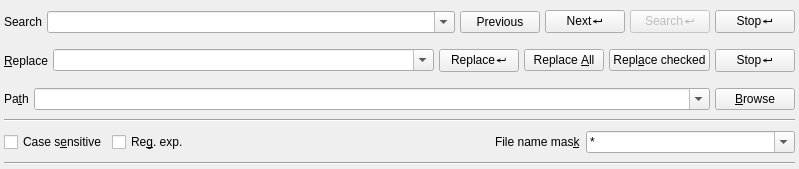
<?xml version="1.0" encoding="UTF-8"?>
<ui version="4.0">
 <class>SearchWidget</class>
 <widget class="QFrame" name="SearchWidget">
  <property name="geometry">
   <rect>
    <x>0</x>
    <y>0</y>
    <width>799</width>
    <height>169</height>
   </rect>
  </property>
  <property name="sizePolicy">
   <sizepolicy hsizetype="Preferred" vsizetype="Minimum">
    <horstretch>0</horstretch>
    <verstretch>0</verstretch>
   </sizepolicy>
  </property>
  <layout class="QVBoxLayout" name="vlMain">
   <property name="spacing">
    <number>2</number>
   </property>
   <property name="margin">
    <number>4</number>
   </property>
   <item>
    <widget class="QWidget" name="wSearch" native="true">
     <layout class="QHBoxLayout" name="hlSearch">
      <property name="spacing">
       <number>5</number>
      </property>
      <property name="margin">
       <number>0</number>
      </property>
      <item>
       <widget class="QLabel" name="lSearch">
        <property name="text">
         <string>Search</string>
        </property>
        <property name="buddy">
         <cstring>cbSearch</cstring>
        </property>
       </widget>
      </item>
      <item>
       <widget class="QComboBox" name="cbSearch">
        <property name="sizePolicy">
         <sizepolicy hsizetype="Expanding" vsizetype="Fixed">
          <horstretch>0</horstretch>
          <verstretch>0</verstretch>
         </sizepolicy>
        </property>
        <property name="editable">
         <bool>true</bool>
        </property>
       </widget>
      </item>
      <item>
       <widget class="QWidget" name="wSearchRight" native="true">
        <property name="sizePolicy">
         <sizepolicy hsizetype="Maximum" vsizetype="Preferred">
          <horstretch>0</horstretch>
          <verstretch>0</verstretch>
         </sizepolicy>
        </property>
        <layout class="QHBoxLayout" name="horizontalLayout">
         <property name="spacing">
          <number>5</number>
         </property>
         <property name="margin">
          <number>0</number>
         </property>
         <item>
          <widget class="QPushButton" name="pbPrevious">
           <property name="focusPolicy">
            <enum>Qt::NoFocus</enum>
           </property>
           <property name="text">
            <string>Previous</string>
           </property>
           <property name="icon">
            <iconset>
             <normaloff>:/enkiicons/previous.png</normaloff>:/enkiicons/previous.png</iconset>
           </property>
          </widget>
         </item>
         <item>
          <widget class="QPushButton" name="pbNext">
           <property name="focusPolicy">
            <enum>Qt::NoFocus</enum>
           </property>
           <property name="text">
            <string>Next↵</string>
           </property>
           <property name="icon">
            <iconset>
             <normaloff>:/enkiicons/next.png</normaloff>:/enkiicons/next.png</iconset>
           </property>
          </widget>
         </item>
         <item>
          <widget class="QPushButton" name="pbSearch">
           <property name="enabled">
            <bool>false</bool>
           </property>
           <property name="focusPolicy">
            <enum>Qt::NoFocus</enum>
           </property>
           <property name="text">
            <string>Search↵</string>
           </property>
           <property name="icon">
            <iconset>
             <normaloff>:/enkiicons/search.png</normaloff>:/enkiicons/search.png</iconset>
           </property>
          </widget>
         </item>
         <item>
          <widget class="QPushButton" name="pbSearchStop">
           <property name="focusPolicy">
            <enum>Qt::NoFocus</enum>
           </property>
           <property name="text">
            <string>Stop↵</string>
           </property>
           <property name="icon">
            <iconset>
             <normaloff>:/enkiicons/stop.png</normaloff>:/enkiicons/stop.png</iconset>
           </property>
          </widget>
         </item>
        </layout>
       </widget>
      </item>
     </layout>
    </widget>
   </item>
   <item>
    <widget class="QWidget" name="wReplace" native="true">
     <layout class="QHBoxLayout" name="hlReplace">
      <property name="spacing">
       <number>5</number>
      </property>
      <property name="margin">
       <number>0</number>
      </property>
      <item>
       <widget class="QLabel" name="lReplace">
        <property name="text">
         <string>&amp;Replace</string>
        </property>
        <property name="buddy">
         <cstring>cbReplace</cstring>
        </property>
       </widget>
      </item>
      <item>
       <widget class="QComboBox" name="cbReplace">
        <property name="sizePolicy">
         <sizepolicy hsizetype="Expanding" vsizetype="Fixed">
          <horstretch>0</horstretch>
          <verstretch>0</verstretch>
         </sizepolicy>
        </property>
        <property name="toolTip">
         <string>&lt;!DOCTYPE HTML PUBLIC &quot;-//W3C//DTD HTML 4.0//EN&quot; &quot;http://www.w3.org/TR/REC-html40/strict.dtd&quot;&gt;
&lt;html&gt;&lt;head&gt;&lt;meta name=&quot;qrichtext&quot; content=&quot;1&quot; /&gt;&lt;style type=&quot;text/css&quot;&gt;
p, li { white-space: pre-wrap; }
&lt;/style&gt;&lt;/head&gt;&lt;body style=&quot; font-family:'Ubuntu'; font-size:11pt; font-weight:400; font-style:normal;&quot;&gt;
&lt;p style=&quot; margin-top:0px; margin-bottom:0px; margin-left:0px; margin-right:0px; -qt-block-indent:0; text-indent:0px;&quot;&gt;Submatches are supported. When regular expression searched, &lt;span style=&quot; font-weight:600;&quot;&gt;\&lt;/span&gt;&lt;span style=&quot; font-weight:600; font-style:italic;&quot;&gt;{number} &lt;/span&gt; replaced with submatches.&lt;/p&gt;
&lt;p style=&quot; margin-top:0px; margin-bottom:0px; margin-left:0px; margin-right:0px; -qt-block-indent:0; text-indent:0px;&quot;&gt;&lt;span style=&quot; font-weight:600;&quot;&gt;\1&lt;/span&gt; - first submatch, &lt;span style=&quot; font-weight:600;&quot;&gt;\2&lt;/span&gt; - second...&lt;/p&gt;
&lt;p style=&quot; margin-top:0px; margin-bottom:0px; margin-left:0px; margin-right:0px; -qt-block-indent:0; text-indent:0px;&quot;&gt;    Example:&lt;/p&gt;
&lt;p style=&quot; margin-top:0px; margin-bottom:0px; margin-left:0px; margin-right:0px; -qt-block-indent:0; text-indent:0px;&quot;&gt;        text: &amp;quot;&lt;span style=&quot; font-style:italic;&quot;&gt;foo bar&lt;/span&gt;&amp;quot;&lt;/p&gt;
&lt;p style=&quot; margin-top:0px; margin-bottom:0px; margin-left:0px; margin-right:0px; -qt-block-indent:0; text-indent:0px;&quot;&gt;        pattern: &amp;quot;&lt;span style=&quot; font-style:italic;&quot;&gt;((\w+) (\w+))&lt;/span&gt;&amp;quot;&lt;/p&gt;
&lt;p style=&quot; margin-top:0px; margin-bottom:0px; margin-left:0px; margin-right:0px; -qt-block-indent:0; text-indent:0px;&quot;&gt;        replace string: &amp;quot;&lt;span style=&quot; font-style:italic;&quot;&gt;\1 replaced with \3 \2&lt;/span&gt;&amp;quot;&lt;/p&gt;
&lt;p style=&quot; margin-top:0px; margin-bottom:0px; margin-left:0px; margin-right:0px; -qt-block-indent:0; text-indent:0px;&quot;&gt;        result &amp;quot;&lt;span style=&quot; font-style:italic;&quot;&gt;foo bar replaced with bar foo&lt;/span&gt;&amp;quot;&lt;/p&gt;&lt;/body&gt;&lt;/html&gt;</string>
        </property>
        <property name="whatsThis">
         <string/>
        </property>
        <property name="editable">
         <bool>true</bool>
        </property>
       </widget>
      </item>
      <item>
       <widget class="QWidget" name="wReplaceRight" native="true">
        <property name="sizePolicy">
         <sizepolicy hsizetype="Maximum" vsizetype="Preferred">
          <horstretch>0</horstretch>
          <verstretch>0</verstretch>
         </sizepolicy>
        </property>
        <layout class="QHBoxLayout" name="horizontalLayout_2">
         <property name="spacing">
          <number>5</number>
         </property>
         <property name="margin">
          <number>0</number>
         </property>
         <item>
          <widget class="QPushButton" name="pbReplace">
           <property name="focusPolicy">
            <enum>Qt::NoFocus</enum>
           </property>
           <property name="text">
            <string>Replace↵</string>
           </property>
           <property name="icon">
            <iconset>
             <normaloff>:/enkiicons/replace.png</normaloff>:/enkiicons/replace.png</iconset>
           </property>
          </widget>
         </item>
         <item>
          <widget class="QPushButton" name="pbReplaceAll">
           <property name="focusPolicy">
            <enum>Qt::NoFocus</enum>
           </property>
           <property name="text">
            <string>Replace &amp;All</string>
           </property>
           <property name="icon">
            <iconset>
             <normaloff>:/enkiicons/replace.png</normaloff>:/enkiicons/replace.png</iconset>
           </property>
          </widget>
         </item>
         <item>
          <widget class="QPushButton" name="pbReplaceChecked">
           <property name="focusPolicy">
            <enum>Qt::NoFocus</enum>
           </property>
           <property name="text">
            <string>Repl&amp;ace checked</string>
           </property>
           <property name="icon">
            <iconset>
             <normaloff>:/enkiicons/replace.png</normaloff>:/enkiicons/replace.png</iconset>
           </property>
          </widget>
         </item>
         <item>
          <widget class="QPushButton" name="pbReplaceCheckedStop">
           <property name="focusPolicy">
            <enum>Qt::NoFocus</enum>
           </property>
           <property name="text">
            <string>Stop↵</string>
           </property>
           <property name="icon">
            <iconset>
             <normaloff>:/enkiicons/stop.png</normaloff>:/enkiicons/stop.png</iconset>
           </property>
          </widget>
         </item>
        </layout>
       </widget>
      </item>
     </layout>
    </widget>
   </item>
   <item>
    <widget class="QWidget" name="wPath" native="true">
     <layout class="QHBoxLayout" name="hlPath">
      <property name="spacing">
       <number>5</number>
      </property>
      <property name="margin">
       <number>0</number>
      </property>
      <item>
       <widget class="QLabel" name="lPath">
        <property name="text">
         <string>Pa&amp;th</string>
        </property>
        <property name="buddy">
         <cstring>cbPath</cstring>
        </property>
       </widget>
      </item>
      <item>
       <widget class="QComboBox" name="cbPath">
        <property name="sizePolicy">
         <sizepolicy hsizetype="Expanding" vsizetype="Fixed">
          <horstretch>0</horstretch>
          <verstretch>0</verstretch>
         </sizepolicy>
        </property>
        <property name="editable">
         <bool>true</bool>
        </property>
       </widget>
      </item>
      <item>
       <widget class="QWidget" name="wPathRight" native="true">
        <property name="sizePolicy">
         <sizepolicy hsizetype="Maximum" vsizetype="Preferred">
          <horstretch>0</horstretch>
          <verstretch>0</verstretch>
         </sizepolicy>
        </property>
        <layout class="QHBoxLayout" name="horizontalLayout_3">
         <property name="spacing">
          <number>5</number>
         </property>
         <property name="margin">
          <number>0</number>
         </property>
         <item>
          <widget class="QPushButton" name="pbBrowse">
           <property name="focusPolicy">
            <enum>Qt::NoFocus</enum>
           </property>
           <property name="text">
            <string>&amp;Browse</string>
           </property>
           <property name="icon">
            <iconset>
             <normaloff>:/enkiicons/folder.png</normaloff>:/enkiicons/folder.png</iconset>
           </property>
          </widget>
         </item>
        </layout>
       </widget>
      </item>
     </layout>
    </widget>
   </item>
   <item>
    <widget class="Line" name="lSeparator">
     <property name="orientation">
      <enum>Qt::Horizontal</enum>
     </property>
    </widget>
   </item>
   <item>
    <widget class="QWidget" name="wOptions" native="true">
     <layout class="QHBoxLayout" name="hlOptions">
      <property name="spacing">
       <number>5</number>
      </property>
      <property name="margin">
       <number>0</number>
      </property>
      <item>
       <widget class="QCheckBox" name="cbCaseSensitive">
        <property name="focusPolicy">
         <enum>Qt::NoFocus</enum>
        </property>
        <property name="text">
         <string>Case s&amp;ensitive</string>
        </property>
       </widget>
      </item>
      <item>
       <widget class="QCheckBox" name="cbRegularExpression">
        <property name="focusPolicy">
         <enum>Qt::NoFocus</enum>
        </property>
        <property name="text">
         <string>Re&amp;g. exp.</string>
        </property>
       </widget>
      </item>
      <item>
       <spacer name="horizontalSpacer_4">
        <property name="orientation">
         <enum>Qt::Horizontal</enum>
        </property>
        <property name="sizeType">
         <enum>QSizePolicy::MinimumExpanding</enum>
        </property>
        <property name="sizeHint" stdset="0">
         <size>
          <width>0</width>
          <height>0</height>
         </size>
        </property>
       </spacer>
      </item>
      <item>
       <widget class="QWidget" name="wMask" native="true">
        <property name="sizePolicy">
         <sizepolicy hsizetype="Expanding" vsizetype="Preferred">
          <horstretch>0</horstretch>
          <verstretch>0</verstretch>
         </sizepolicy>
        </property>
        <layout class="QHBoxLayout" name="horizontalLayout_4">
         <property name="spacing">
          <number>5</number>
         </property>
         <property name="margin">
          <number>0</number>
         </property>
         <item>
          <widget class="QLabel" name="lMask">
           <property name="sizePolicy">
            <sizepolicy hsizetype="Maximum" vsizetype="Preferred">
             <horstretch>0</horstretch>
             <verstretch>0</verstretch>
            </sizepolicy>
           </property>
           <property name="text">
            <string>File name mas&amp;k</string>
           </property>
           <property name="buddy">
            <cstring>cbMask</cstring>
           </property>
          </widget>
         </item>
         <item>
          <widget class="QComboBox" name="cbMask">
           <property name="toolTip">
            <string>&lt;!DOCTYPE HTML PUBLIC &quot;-//W3C//DTD HTML 4.0//EN&quot; &quot;http://www.w3.org/TR/REC-html40/strict.dtd&quot;&gt;
&lt;html&gt;&lt;head&gt;&lt;meta name=&quot;qrichtext&quot; content=&quot;1&quot; /&gt;&lt;style type=&quot;text/css&quot;&gt;
p, li { white-space: pre-wrap; }
&lt;/style&gt;&lt;/head&gt;&lt;body style=&quot; font-family:'Ubuntu'; font-size:11pt; font-weight:400; font-style:normal;&quot;&gt;
&lt;p style=&quot; margin-top:0px; margin-bottom:0px; margin-left:0px; margin-right:0px; -qt-block-indent:0; text-indent:0px;&quot;&gt;Space separated list of patterns. i.e.&lt;/p&gt;
&lt;p style=&quot; margin-top:0px; margin-bottom:0px; margin-left:0px; margin-right:0px; -qt-block-indent:0; text-indent:0px;&quot;&gt;&lt;span style=&quot; font-style:italic;&quot;&gt;*.cpp *.h&lt;/span&gt;&lt;/p&gt;&lt;/body&gt;&lt;/html&gt;</string>
           </property>
           <property name="editable">
            <bool>true</bool>
           </property>
           <item>
            <property name="text">
             <string>*</string>
            </property>
           </item>
          </widget>
         </item>
        </layout>
       </widget>
      </item>
     </layout>
    </widget>
   </item>
   <item>
    <widget class="Line" name="line">
     <property name="orientation">
      <enum>Qt::Horizontal</enum>
     </property>
    </widget>
   </item>
  </layout>
 </widget>
 <resources/>
 <connections/>
</ui>
